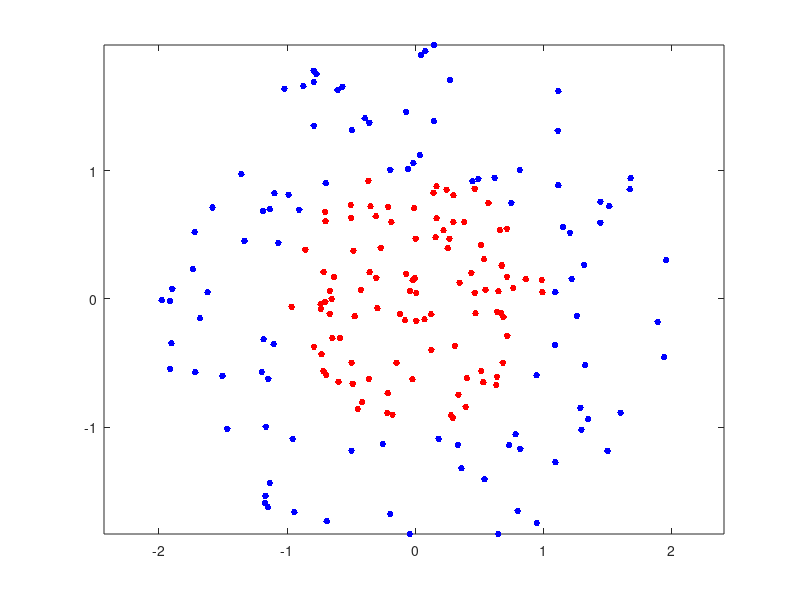

This chart was generated by the following MATLAB code: (Note: this script raises an error after producing the figure.)
function [] = partII()

    % generate the data

    rng(1); 
    r = sqrt(rand(100,1)); 
    t = 2*pi*rand(100,1);  
    data1 = [r.*cos(t), r.*sin(t)]; 

    r2 = sqrt(3*rand(100,1)+1); 
    t2 = 2*pi*rand(100,1);      
    data2 = [r2.*cos(t2), r2.*sin(t2)]; 

    % plot the data

    figure;
    plot(data1(:,1),data1(:,2),'r.','MarkerSize',15)
    hold on
    plot(data2(:,1),data2(:,2),'b.','MarkerSize',15)
    axis equal
    hold on

    % work on class 1
    [a1, R1] = calcRandCentre(data1);

    % work on class 2
    [a2, R2] = calcRandCentre(data2);

    % plot centre and radius for class 1
    plot(a1(1), a1(2), 'rx', 'MarkerSize', 15);
    
    
    
    viscircles(a1', R1, 'Color', 'r', 'LineWidth', 1);
    hold on

    % plot centre and radius for class 2
    plot(a2(1), a2(2), 'bx', 'MarkerSize', 15);
    viscircles(a2', R2, 'Color', 'b', 'LineWidth', 1);
    info1 = sprintf('center: (%.4f, %.4f)\nradius: %.4f', a1, R1);
    info2 = sprintf('center: (%.4f, %.4f)\nradius: %.4f', a2, R2);
    legend(info1, info2);

end

function [a, R] = calcRandCentre(data)

    % to be completed
    C = 0.05;
    n = size(data,1);
    H = 2 * data * data.';
    f = -0.5*diag(H);
    if C==0
        alpha = quadprog(H, f, zeros(n), zeros(n,1), ones(1,n), 1, zeros(n,1), ones(n,1) * inf);
    else
        alpha = quadprog(H, f, zeros(n), zeros(n,1), ones(1,n), 1, zeros(n,1), ones(n,1) * C);
    end
    a = data'*alpha;
    dists = diag((data-a') * (data-a')');
    if C==0
        R = sqrt(max(dists));
    else
        sup_vec = maxk(alpha, ceil(1/C));
        R = sqrt(min(dists(find(alpha>=sup_vec(end)))));
    end
end